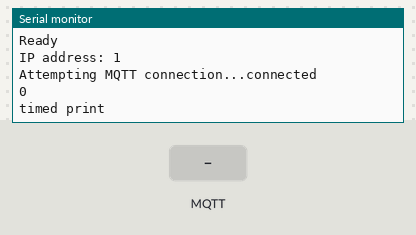
Recording of a sketch running on a simulated ESP8266 (NodeMCU). Parts: the last lines printed to the serial monitor. The inputs (shaded band) are chosen by the test bench. WiFi joins after 1.5 s; servers stay silent unless stated; the local clock reads 2024-03-15 10:24:30 at power-on unless the sketch sets it; no MQTT or app messages arrive unless stated.

Above: at 5.7 s.
5.8 s: MQTT message "on" arrives on the first subscribed topic
At 6.5 s:
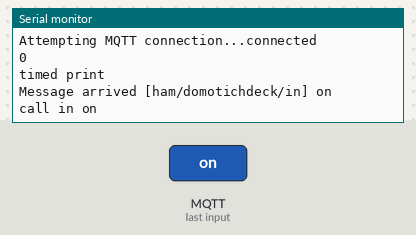
7.3 s: MQTT message "1" arrives on the first subscribed topic
At 7.6 s:
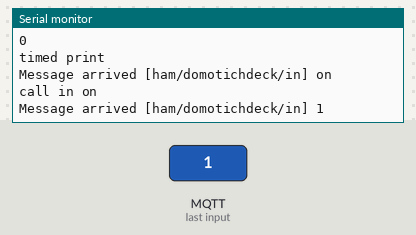
8.8 s: MQTT message "off" arrives on the first subscribed topic
At 10.0 s:
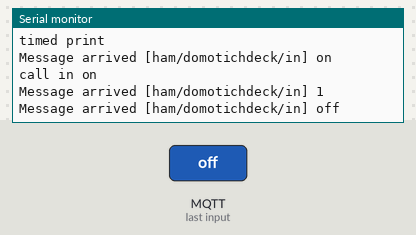

The sketch:

esp8266-mqtt-secure.ino
```cpp
#include <ESP8266WiFi.h>
#include <WiFiClientSecure.h>
#include <PubSubClient.h>
#include <time.h>


#include "secrets.h"


#define SERIAL_DEBUG  // comment to disable


// *********************************   WIFI CONFIG   *********************************

BearSSL::WiFiClientSecure espClient;
PubSubClient client;

const char* mqttTopicIncomingCallIn = "ham/domotichdeck/in";
const char* mqttTopicIncomingCallOut = "ham/domotichdeck/out";


// *********************************   INTERVALS   *********************************
const unsigned long timeInterval = 5000;
unsigned long timeStamp = 0;

// *********************************   VARIABLES   *********************************
char err_buf[256];


// *********************************   SETUP   *********************************

void setup() {

  initSerial();

  initWifi();
  initMqtt();

  delay(1000);
}


// *********************************   LOOP   *********************************

void loop() {
  checkMqttConnection();


  if(millis() - timeStamp > timeInterval ) {

    println("timed print");
    client.publish(mqttTopicIncomingCallOut, "timed publish", false);

    timeStamp = millis();
  }
}
```

DebugUtils.ino
```cpp
void initSerial() {
#ifdef SERIAL_DEBUG
  Serial.begin(115200);
  delay(1500);
  println("Booting");
  delay(500);
#endif
}

void print(char msg[]) {
#ifdef SERIAL_DEBUG
  Serial.print(msg);
#endif
}

void println(char msg[]) {
#ifdef SERIAL_DEBUG
  Serial.println(msg);
#endif
}

void print(long msg) {
#ifdef SERIAL_DEBUG
  Serial.print(msg);
#endif
}

void println(long msg) {
#ifdef SERIAL_DEBUG
  Serial.println(msg);
#endif
}

void print(int msg) {
#ifdef SERIAL_DEBUG
  Serial.print(msg);
#endif
}

void println(int msg) {
#ifdef SERIAL_DEBUG
  Serial.println(msg);
#endif
}

void print(boolean msg) {
#ifdef SERIAL_DEBUG
  Serial.print(msg);
#endif
}

void println(boolean msg) {
#ifdef SERIAL_DEBUG
  Serial.println(msg);
#endif
}

void println() {
#ifdef SERIAL_DEBUG
  Serial.println();
#endif
}
```

MqttUtils.ino
```cpp
void initMqtt() {
  client.setClient(espClient);
  client.setServer(mqtt_server, mqtt_port);
  client.setCallback(callback);
  // client.setBufferSize(2048);
}

void checkMqttConnection() {
  if (!client.connected()) {
    reconnect();
  }
  client.loop();
}

void reconnect() {
  // Loop until we're reconnected
  if (!client.connected()) {
    print("Attempting MQTT connection...");
    // Attempt to connect
    if (client.connect(esp_id)) {
//    if (client.connect(esp_id, mqtt_user, mqtt_password)) {
      println("connected");
      println(client.state());
      client.subscribe(mqttTopicIncomingCallIn);
      delay(1000);
    } else {
      print("failed, rc=");
      print(client.state());
      println(" try again in 5 seconds");
      espClient.getLastSSLError(err_buf, sizeof(err_buf));
      print("SSL error: ");
      println(err_buf);
      // Wait 5 seconds before retrying
      delay(5000);
    }
  }
}

void callback(char* topic, byte* payload, unsigned int lng) {
  print("Message arrived [");
  print(topic);
  print("] ");

  char payloadArray[lng+1];
  for (int i = 0; i < lng; i++)
  {
    payloadArray[i] = (char)payload[i];
  }
  payloadArray[lng] = NULL; // null terminated array

  println(payloadArray);

  if (strcmp(topic, mqttTopicIncomingCallIn) == 0) {

    if (strcmp(payloadArray, "on") == 0) {
      println("call in on");
    }

  }


}
```

WifiUtils.ino
```cpp
void initWifi() {
  WiFi.mode(WIFI_STA);
  WiFi.begin(ssid, password);
  while (WiFi.waitForConnectResult() != WL_CONNECTED) {
    println("Connection Failed! Rebooting...");
    delay(5000);
    ESP.restart();
  }

  initTime();
  loadCerts();

  println("Ready");
  print("IP address: ");
  println(WiFi.localIP().toString().c_str());
}

void loadCerts() {
  // BearSSL::X509List *serverCert = new BearSSL::X509List(CA_CERT);
  BearSSL::X509List *clientCert = new BearSSL::X509List(CLIENT_CERT);
  BearSSL::PrivateKey *clientKey = new BearSSL::PrivateKey(CLIENT_KEY);

  espClient.allowSelfSignedCerts();
  espClient.setFingerprint(FINGERPRINT);

  //espClient.setTrustAnchors(serverCert);
  espClient.setClientRSACert(clientCert, clientKey);

}

void initTime() {
  print("[TIME] Synchronizing time using NTP");
  configTime(1 * 3600, 0, "es.pool.ntp.org");
  time_t now = time(nullptr);
  while (now < 1000) {
    delay(500);
    print("*");
    now = time(nullptr);
  }
  println("");
  struct tm timeinfo;
  gmtime_r(&now, &timeinfo);
  print("Current time: ");
  print(asctime(&timeinfo));
}
```

secrets.h
```cpp
const char* ssid = "xxxxxx";
const char* password = "xxxxxxx";

const char* mqtt_server = "domotich.es";
const int mqtt_port = 8883;
const char* mqtt_user = "";
const char* mqtt_password = "";

const char* esp_id = "esp-client-secure-01";


const char* FINGERPRINT = "24:22:99:E7:91:EE:AA:EB:36:CF:74:D4:70:25:B6:08:6C:44:BA:AE";

static const char CA_CERT[] PROGMEM = R"EOF(
-----BEGIN CERTIFICATE-----
MIIDozCCAougAwIBAgIUXxPQqHgsf12owmm/ef4IRakHW6owDQYJKoZIhvcNAQEL
BQAwasdasdasdsUEBhMCRVMxDjAMBgNVBAgMBVNwYWluMQ4wDAYDVQQHDAVTcGFp
bjEPMA0GA1UECgwGTXlIb21lMQswCQYDVQQLDAJDQTEUMBIGA1UEAwwLZG9tb3Rp
Y2guZXMwHhcNMjMxMDIzMTYxNTyuiuiuiuiuMDIyMTYxNTQ4WjBhMQswCQYDVQQG
EwJFUzEOMAwGA1UECAwFU3BhaW4xDjAMBgNVBAcMBVNwYWluMQ8wDQYDVQQKDAZN
eUhvbWUxCzAJBgNVBAsMAkNBMRQwEgYDVQQDDAtkb21vdGljaC5lczCCASIwDQYJ
KoZIhvcNAQEBBQADggEPADCCAQoCggEBAL30lBArDNLYmh0TAYBp6ox9jBFSbHLh
GpXDu0sfbVCZ+QXRclgqP4TwNS01asdasd9Nme4AhDZH39EtoHn6JJPV3ZIDMjBj
87tCipMHlKrCCm000qkXXCIMgKkqlgNjXSonyil47yLDYT2DISTU8U2iYkC4skKa
lxrBvAvpmg08NO7nbbKBKw1qaOIzwwFbndsAwdZjRZsIlrEP6KBJoKX74Baa1e4f
XO28vKTnjVuEfj8Z8Qaf7Xus23S1J3F+4E8Qbx+FlOm979MnV20IFL0WXEvrXOiA
AYqPPVPguN0QT6v5bRpe1OV4lLotOBWgt96P6I0/fLz2s+C4/K2w4j8CAwEAAaNT
MFEwHQYDVR0OBBYEFKi8CIFbu0QdhwHfAWfMqdMB0lC2MB8GA1UdIwQYMBaAFKi8
CIFbu0QdhwHfAWfMqdMB0lC2MA8GA1UdEwEB/wQFMAMBAf8wDQYJKoZIhvcNAQEL
BQADggEBAEWouasdasdsdSzLyH9YLxjbf9+wDvPLD1OHtCVVCkdndnuZcZY4bR0c
6zs0yBsQbqTYOFKCkFuz/Z+lw+MrNYHfrV2A2ciHk2pcWcVOHGNCqXyMMpd5VwWw
8BTKur3XO+bOW71vz8aVw93hThgZYdyozKsh4asdasdwerranKsEnvsBlTcROa6a
+TlJlsrvJ+xvwV52B+Py1/kkOAhOpBdWDO5g+mc9oTVgop+Ku2MJZVPYD8Q5Wa1u
0F48xDoFsd456jkfgsdu411cLfV1rb6OuTdRpgJ3l2ZyPxdasdykdRQC8E5AUuI+
QI9iuaaD3ScWBLdY7GJCcLjOEONBljU=
-----END CERTIFICATE-----
)EOF";


static const char CLIENT_CERT[] PROGMEM = R"EOF(
-----BEGIN CERTIFICATE-----
MIIDTTCCas3456fgfg7fgh6y5sedfghtfKsv3b+2MA0GCSqGSIb3DQEBCwUAMGEx
CzAJBgNVBAYTAkVTMQ4wDAYDVQQIDAVTcGFpbjEOMAwGA1UEBwwFU3BhaW4xDzAN
BgNVBAoMBk15SG9tZTELMAkGA1UECwwCQ0ExFDASBgNVBAMMC2RvbW90aWNoLmVz
MB4XDTIzMTAyMzE2MTU1N1oXDTI0MTAyMjE2MTU1N1owZTELMAkGA1UEBhMCRVMx
DjAMBgNVBAgMBVNwYWluMQ4wDAYDVQQHDAVTcGFpbjEPMA0GA1UECgwGTXlIb21l
MQ8wDQYDVQQLDAZDsdfgfnQxFDASBgNVBAMMC2RvbW90aWNoLmVzMIIBIjANBgkq
hkiG9w0BAQEFAAOCAQ8AMIIBCgKCAQEA3ejS5uEbn7k4x3cNx6viQdHLqMy4A0dj
JAHsYtyDObPKIV3VZQNG5TIKUXYTJ4zqU8nNNXDg8RMTpI4sJH9kJOdJ//q+XBsy
El6vVylIg2VX/oZGgiLqTKNlM9SQT7QI2+0F9hxGc74osAFLvxbJJ4I3kqNrKu2S
WVyATwfZGXorZZCYwBj82iJ/GasdfsddfserACu48A7kBW80IX7QVUy6ZNHLi9IR
utJyO6iTg4ikfwREcXvi0LBsgjFO0wB0/jwnEfnO26BUP7Vqu6uZQx36d+ROOYAZ
nzGqrmynvISAWKL6oXOTO9md6/Voys/5lFCUftKKBpB5AzYniNQlgwIDAQABMA0G
CSqGSIb3DQEBCwUAA4IBAQAxafird7ndpNe0HWUiydyi5DpjOM6OaEyUJUsMJF7n
kShAq/k1LABsdftyhjhsdfsdfrg0mp8m0e6yplRo7FeLjUrhvzgnfHV910hFwE/4
d+M+ulSPetdJotTW7YzEurgBrhE5xEMApQNA8euqlaYsZZCQAzeFpCpkLp/Je9K7
Dv0XUfahpYvB9mV1FlAx7TI3fgrIDjlxEbf6ev8kprkXhevadnZ07329Kyp210GS
9RQO7u1SRhYcBeoqq3oB8wI2NcnNXLcNvV6gWUwRf8pHO56vYoeLx5FC51A74fr0
330O8XurrHIyABeGumSSlG2fMMQgpF54qsVbe9VJ3JFB
-----END CERTIFICATE-----
)EOF";

static const char CLIENT_KEY[] PROGMEM = R"EOF(
-----BEGIN PRIVATE KEY-----
MIIEvQIBADANBgkqhkiG9w0BAQEFAASCBKcwggSjAgEAAoIBAQDd6NLm4RufuTjH
dw3Hq+JB0cuozLgDR2MkAexi3IM5s8ohXdVlA0blMgpRdhMnjOpTyc01cODxExOk
jiwkf2Qk50n/+wer57dfukdXKUiDZVf+hkaCIupMo2Uz1JBPtAjb7QX2HEZzviiw
AUu/FskngjeSo2sq7ZJZXIBPB9kZeitlkJjAGPzaIn8b/qL4JD5z3TYAK7jwDuQF
bzQhftBVTLpk0cuL0hG60nI7qJODiKR/BERxe+LQsGyCMU7TAHT+PCcR+c7boFQ/
tWq7q5lDHfp35E45gBmfMaqubKe8hIBYovqhc5M72Z3r9WjKz/mUUJR+0ooGkHkD
NieI1CWDAgMBAAECggEsdf43gdcgsddfas6gfVNkCwI4g3EtkzssaWMINz1Vi+y
RvdyrdoRQJGkkw4ovFiVohvLUKwNti7EjA/DzS3j7KlQEfVaNyYkRZZJhagUTMwY
AK0sYDZp49JVPV005LaffbNYHHbAriehy0wSJWi61UEE8B61BVUCCP0y79KXC9gW
UllKdi3+3GS6d3lNZq7Af1Dav3Dyc0LrmQfl/Pk4602odDp4mCDhWxE+eY0/sKI6
NXna+Wdhy79dsfg674dcgjyufMnOQDB+e37Ift/qluGDoGQ3v4wKY5/gKmVpRzDp
zSBVXBWxxK2IHq3Z8cvoMg0zHOSky7On0jm0Xwk/R4ECgYEA9D3PAfQGx00SNdPL
eoxI8JfDWeHFLAptO9u7FNXtF2Uc4Z1Go36MLFW/+fGX8cht2IywC+hQdLtjC6hX
Bk5gTgtKePmf7bM1WSnnbtkYA25jfPtFhbA6x7zF7wsMzlriVVuRhWoH8A8gMkQX
V1TyVDBDj1bR+UcsHPGo52qXg8kCgYEA6JfICBc3i/Pj9V+zOO14kn/1icymJvLy
Qsh4HvS69IjfrwjQ/e2f5u0oDKPp60MYm9dzlhIaiop2jpSGp3W4alL6IRqLtlGu
noorlkOi9g+o68dG9+mDOo9//AFf3gyUvax4/BcwxAVfld5CGav92wawtNU4rMeH
tBzZqhXqzOsCgYBx/aLuu3CqdesI2kd+c5jbSUlwWrHGgztGE6B18f4MzDE1j0zX
o4lSa9cElWAgBTZXOho0BIIAaTCp0TCEjfHemuBwI7kjnF9KtQcBsirF9zBRtYhW
A9D7Rbxve43HhZ1azzjUto7r2HNjYmouZUQQTNJLRO8M083f2F3HW/VJGQKBgExC
D0xPyF9zXCcD9G/Ss/hcSbWfSk500ucAcRm9JVqtUaFCo7rNYOLGmJ3kU/pVakkW
D4iBcQBBO3Ot0KQw3YDGqcmWuX3SNA04weenT1ObeMes82Cux964U77c+ICF4XJ6
jMQiGlP6awdo8oUWNcnM3Ly9N7K2TJDJ8LdqLix3AoGAEbkWRcSqf1eQWri9xsrM
2fD+R9IzkQD4wlcgMGRj+p2GCsRtW+NlE3+uAsEMcb379l76f/jLINEN2c3VWpU3
QV3bFzkdrSpTg7eRGrlkL2RQ7NrxebjswQNwr7jzLJrh5YJFQi2xFT/IGZ3tgfib
NIzWViFyuEABY80/z6yArjo=
-----END PRIVATE KEY-----
)EOF";
```

Measured:
- after the input at 5.8 s, the serial monitor: prints a new line at once (image 1)
- after the input at 7.3 s, the serial monitor: prints a new line at once (image 2)
- after the input at 8.8 s, the serial monitor: prints a new line at once (image 3)
